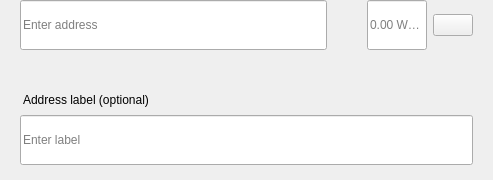
<?xml version="1.0" encoding="UTF-8"?>
<ui version="4.0">
 <class>SendMultiRow</class>
 <widget class="QWidget" name="SendMultiRow">
  <property name="geometry">
   <rect>
    <x>0</x>
    <y>0</y>
    <width>493</width>
    <height>180</height>
   </rect>
  </property>
  <property name="minimumSize">
   <size>
    <width>0</width>
    <height>0</height>
   </size>
  </property>
  <property name="maximumSize">
   <size>
    <width>16777215</width>
    <height>16777215</height>
   </size>
  </property>
  <property name="windowTitle">
   <string>Form</string>
  </property>
  <layout class="QVBoxLayout" name="verticalLayout_3">
   <property name="spacing">
    <number>0</number>
   </property>
   <property name="leftMargin">
    <number>0</number>
   </property>
   <property name="topMargin">
    <number>0</number>
   </property>
   <property name="rightMargin">
    <number>20</number>
   </property>
   <property name="bottomMargin">
    <number>5</number>
   </property>
   <item alignment="Qt::AlignTop">
    <widget class="QWidget" name="widget" native="true">
     <property name="sizePolicy">
      <sizepolicy hsizetype="Expanding" vsizetype="Maximum">
       <horstretch>0</horstretch>
       <verstretch>0</verstretch>
      </sizepolicy>
     </property>
     <property name="minimumSize">
      <size>
       <width>0</width>
       <height>60</height>
      </size>
     </property>
     <property name="maximumSize">
      <size>
       <width>16777215</width>
       <height>85</height>
      </size>
     </property>
     <layout class="QHBoxLayout" name="horizontalLayout" stretch="6,0,2">
      <property name="spacing">
       <number>0</number>
      </property>
      <property name="leftMargin">
       <number>8</number>
      </property>
      <property name="topMargin">
       <number>0</number>
      </property>
      <property name="rightMargin">
       <number>0</number>
      </property>
      <property name="bottomMargin">
       <number>0</number>
      </property>
      <item alignment="Qt::AlignTop">
       <widget class="QStackedWidget" name="stackedAddress">
        <property name="minimumSize">
         <size>
          <width>0</width>
          <height>50</height>
         </size>
        </property>
        <property name="maximumSize">
         <size>
          <width>16777215</width>
          <height>50</height>
         </size>
        </property>
        <widget class="QWidget" name="page_4">
         <property name="sizePolicy">
          <sizepolicy hsizetype="Expanding" vsizetype="Preferred">
           <horstretch>0</horstretch>
           <verstretch>0</verstretch>
          </sizepolicy>
         </property>
         <property name="minimumSize">
          <size>
           <width>0</width>
           <height>50</height>
          </size>
         </property>
         <property name="maximumSize">
          <size>
           <width>16777215</width>
           <height>55</height>
          </size>
         </property>
         <layout class="QVBoxLayout" name="verticalLayout_7">
          <property name="spacing">
           <number>0</number>
          </property>
          <property name="leftMargin">
           <number>12</number>
          </property>
          <property name="topMargin">
           <number>0</number>
          </property>
          <property name="rightMargin">
           <number>0</number>
          </property>
          <property name="bottomMargin">
           <number>0</number>
          </property>
          <item>
           <widget class="QLineEdit" name="lineEditAddress">
            <property name="minimumSize">
             <size>
              <width>0</width>
              <height>50</height>
             </size>
            </property>
            <property name="maximumSize">
             <size>
              <width>16777215</width>
              <height>50</height>
             </size>
            </property>
            <property name="placeholderText">
             <string>Enter address</string>
            </property>
           </widget>
          </item>
         </layout>
        </widget>
        <widget class="QWidget" name="page_3"/>
       </widget>
      </item>
      <item>
       <spacer name="horizontalSpacer_3">
        <property name="orientation">
         <enum>Qt::Horizontal</enum>
        </property>
        <property name="sizeType">
         <enum>QSizePolicy::Fixed</enum>
        </property>
        <property name="sizeHint" stdset="0">
         <size>
          <width>40</width>
          <height>20</height>
         </size>
        </property>
       </spacer>
      </item>
      <item>
       <layout class="QHBoxLayout" name="horizontalLayout_2">
        <property name="spacing">
         <number>6</number>
        </property>
        <item alignment="Qt::AlignTop">
         <widget class="QLineEdit" name="lineEditAmount">
          <property name="sizePolicy">
           <sizepolicy hsizetype="Expanding" vsizetype="Preferred">
            <horstretch>0</horstretch>
            <verstretch>0</verstretch>
           </sizepolicy>
          </property>
          <property name="minimumSize">
           <size>
            <width>0</width>
            <height>50</height>
           </size>
          </property>
          <property name="maximumSize">
           <size>
            <width>16777215</width>
            <height>50</height>
           </size>
          </property>
          <property name="maxLength">
           <number>17</number>
          </property>
          <property name="alignment">
           <set>Qt::AlignLeading|Qt::AlignLeft|Qt::AlignVCenter</set>
          </property>
          <property name="placeholderText">
           <string notr="true">0.00 WOC</string>
          </property>
         </widget>
        </item>
        <item>
         <layout class="QVBoxLayout" name="verticalLayout">
          <property name="topMargin">
           <number>14</number>
          </property>
          <property name="bottomMargin">
           <number>0</number>
          </property>
          <item alignment="Qt::AlignTop">
           <widget class="QPushButton" name="btnMenu">
            <property name="minimumSize">
             <size>
              <width>0</width>
              <height>0</height>
             </size>
            </property>
            <property name="maximumSize">
             <size>
              <width>16777215</width>
              <height>16777215</height>
             </size>
            </property>
            <property name="focusPolicy">
             <enum>Qt::NoFocus</enum>
            </property>
            <property name="text">
             <string/>
            </property>
           </widget>
          </item>
         </layout>
        </item>
       </layout>
      </item>
     </layout>
    </widget>
   </item>
   <item>
    <widget class="QWidget" name="layoutLabel" native="true">
     <property name="minimumSize">
      <size>
       <width>0</width>
       <height>0</height>
      </size>
     </property>
     <property name="maximumSize">
      <size>
       <width>16777215</width>
       <height>16777215</height>
      </size>
     </property>
     <layout class="QVBoxLayout" name="verticalLayout_9">
      <property name="spacing">
       <number>6</number>
      </property>
      <property name="leftMargin">
       <number>20</number>
      </property>
      <property name="topMargin">
       <number>0</number>
      </property>
      <property name="rightMargin">
       <number>0</number>
      </property>
      <property name="bottomMargin">
       <number>10</number>
      </property>
      <item>
       <spacer name="verticalSpacer">
        <property name="orientation">
         <enum>Qt::Vertical</enum>
        </property>
        <property name="sizeType">
         <enum>QSizePolicy::Fixed</enum>
        </property>
        <property name="sizeHint" stdset="0">
         <size>
          <width>20</width>
          <height>20</height>
         </size>
        </property>
       </spacer>
      </item>
      <item>
       <widget class="QLabel" name="labelSubtitleDescription">
        <property name="styleSheet">
         <string notr="true">margin-bottom:2px;
margin-left:0.05px;
padding:0px;</string>
        </property>
        <property name="text">
         <string>Address label (optional)</string>
        </property>
       </widget>
      </item>
      <item>
       <widget class="QLineEdit" name="lineEditDescription">
        <property name="minimumSize">
         <size>
          <width>0</width>
          <height>50</height>
         </size>
        </property>
        <property name="maximumSize">
         <size>
          <width>16777215</width>
          <height>50</height>
         </size>
        </property>
        <property name="placeholderText">
         <string>Enter label</string>
        </property>
       </widget>
      </item>
     </layout>
    </widget>
   </item>
  </layout>
 </widget>
 <resources/>
 <connections/>
</ui>
